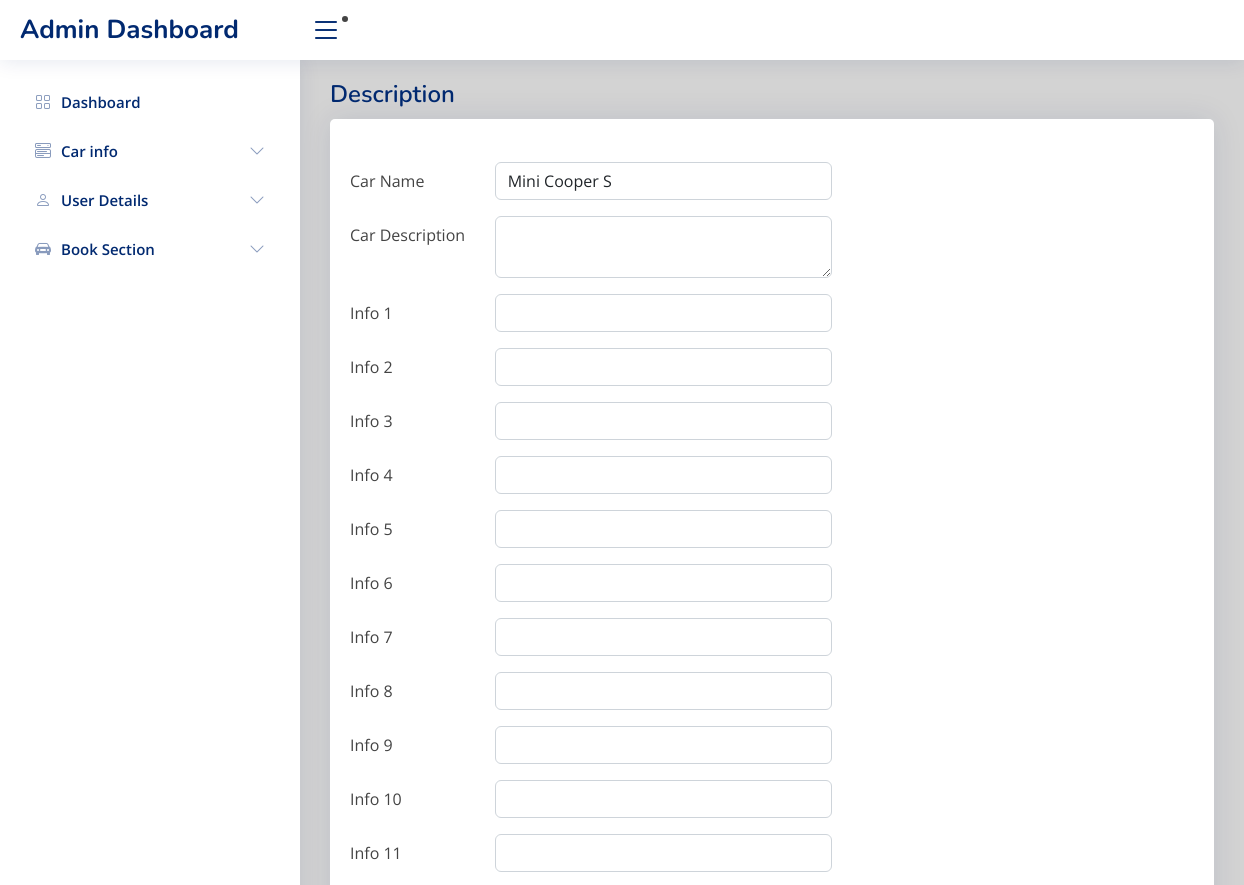
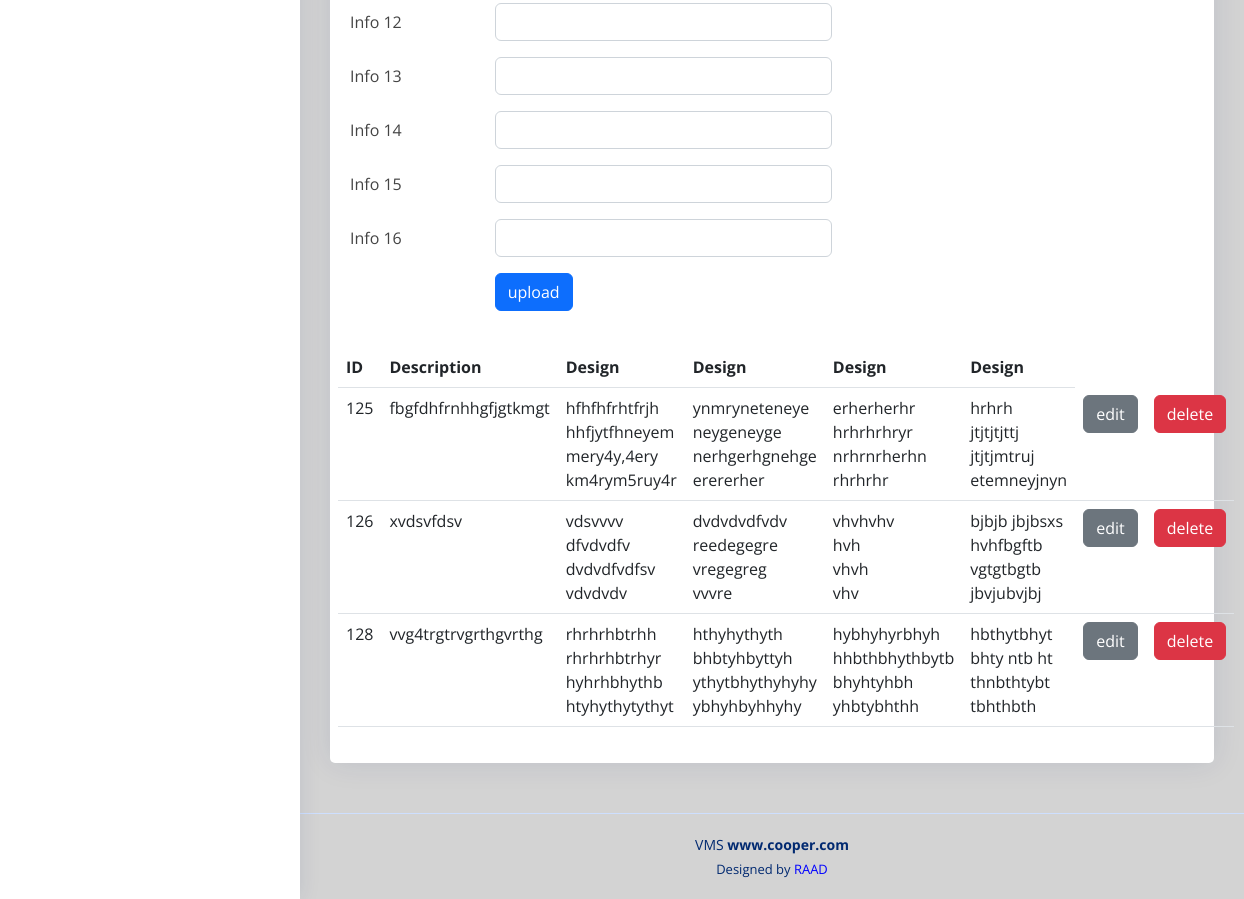
Page /Admin/carabout.php on the committed database (2 pictures, top to bottom).
### tables this page shows
CREATE TABLE IF NOT EXISTS `car_about` (
  `info_id` int(11) NOT NULL AUTO_INCREMENT,
  `car_name` varchar(600) NOT NULL,
  `info` varchar(500) NOT NULL,
  `info1` varchar(20) NOT NULL,
  `info2` varchar(20) NOT NULL,
  `info3` varchar(20) NOT NULL,
  `info4` varchar(20) NOT NULL,
  `info5` varchar(20) NOT NULL,
  `info6` varchar(20) NOT NULL,
  `info7` varchar(20) NOT NULL,
  `info8` varchar(20) NOT NULL,
  `info9` varchar(20) NOT NULL,
  `info10` varchar(20) NOT NULL,
  `info11` varchar(20) NOT NULL,
  `info12` varchar(20) NOT NULL,
  `info13` varchar(20) NOT NULL,
  `info14` varchar(20) NOT NULL,
  `info15` varchar(20) NOT NULL,
  `info16` varchar(20) NOT NULL,
  PRIMARY KEY (`info_id`)
);

### Admin/carabout.php (the view, shortened to what this page needs)
<?php
include("head.php"); ?>
<?php include("menu.php"); ?>
<main id="main" class="main">
<div class="pagetitle">
  <h1>Description</h1>
</div>
<section class="section">
      <div class="row">
        <div class="col-lg-12">
          <div class="card">
            <div class="card-body">
              <h5 class="card-title"></h5>
<form method="post">
<div class="row mb-3">
                  <label for="inputText" class="col-sm-2 col-form-label">Car Name</label>
                  <div class="col-sm-5">
                  <?php
$sql = "select * from  car_details ";
$result = $conn->query($sql);
if ($result->num_rows > 0)
{
   ?>
                  <select name="carname" class="form-control">
               <?php   while($row = $result->fetch_assoc())
    {
      ?>
        <option value="<?php  echo $row["product_id"]  ?>"><?php echo $row["product_name"];?></option>
        <?php }} ?>
    </select>
                  </div>
                </div>
                <div class="row mb-3">
                  <label for="inputText" class="col-sm-2 col-form-label">Car Description</label>
                  <div class="col-sm-5">
                  <textarea type="text" class="form-control"  name="txt_info" value=""></textarea>
                  </div>
                </div>
                 <div class="row mb-3">
                  <label for="inputText" class="col-sm-2 col-form-label">Info 1</label>
                  <div class="col-sm-5">
                    <input type="text" class="form-control"  name="txt_1" value="">
                  </div>
                </div>
                <div class="row mb-3">
                  <label for="inputText" class="col-sm-2 col-form-label">Info 2</label>
                  <div class="col-sm-5">
                  <input type="text" class="form-control"  name="txt_2" value="">
                  </div>
                </div>
                <div class="row mb-3">
                  <label for="inputText" class="col-sm-2 col-form-label">Info 3</label>
                  <div class="col-sm-5">
                  <input type="text" class="form-control"  name="txt_3" value="">
                  </div>
                </div>
                <div class="row mb-3">
                  <label for="inputText" class="col-sm-2 col-form-label">Info 4</label>
                  <div class="col-sm-5">
                  <input type="text" class="form-control"  name="txt_4" value="">
                  </div>
                </div>
                <div class="row mb-3">
                  <label for="inputText" class="col-sm-2 col-form-label">Info 5</label>
                  <div class="col-sm-5">
                  <input type="text" class="form-control"  name="txt_5" value="">
                  </div>
                </div>
                <div class="row mb-3">
                  <label for="inputText" class="col-sm-2 col-form-label">Info 6</label>
                  <div class="col-sm-5">
                    <input type="text" class="form-control"  name="txt_6" value="">
                  </div>
                </div>
                <div class="row mb-3">
                  <label for="inputText" class="col-sm-2 col-form-label">Info 7</label>
                  <div class="col-sm-5">
                  <input type="text" class="form-control"  name="txt_7" value="">
                  </div>
                </div>
                <div class="row mb-3">
                  <label for="inputText" class="col-sm-2 col-form-label">Info 8</label>
                  <div class="col-sm-5">
                  <input type="text" class="form-control"  name="txt_8" value="">
                  </div>
                </div>
                <div class="row mb-3">
                  <label for="inputText" class="col-sm-2 col-form-label">Info 9</label>
                  <div class="col-sm-5">
                  <input type="text" class="form-control"  name="txt_9" value="">
                  </div>
                </div>
                <div class="row mb-3">
                  <label for="inputText" class="col-sm-2 col-form-label">Info 10</label>
                  <div class="col-sm-5">
                  <input type="text" class="form-control"  name="txt_10" value="">
                  </div>
                </div>
                <div class="row mb-3">
                  <label for="inputText" class="col-sm-2 col-form-label">Info 11</label>
                  <div class="col-sm-5">
                    <input type="text" class="form-control"  name="txt_11" value="">
                  </div>
                </div>
                <div class="row mb-3">
                  <label for="inputText" class="col-sm-2 col-form-label">Info 12</label>
                  <div class="col-sm-5">
                  <input type="text" class="form-control"  name="txt_12" value="">
                  </div>
                </div>
                <div class="row mb-3">
                  <label for="inputText" class="col-sm-2 col-form-label">Info 13</label>
                  <div class="col-sm-5">
                  <input type="text" class="form-control"  name="txt_13" value="">
                  </div>
                </div>
                <div class="row mb-3">
                  <label for="inputText" class="col-sm-2 col-form-label">Info 14</label>
                  <div class="col-sm-5">
                  <input type="text" class="form-control"  name="txt_14" value="">
                  </div>
                </div>
                <div class="row mb-3">
                  <label for="inputText" class="col-sm-2 col-form-label">Info 15</label>
                  <div class="col-sm-5">
                  <input type="text" class="form-control"  name="txt_15" value="">
                  </div>
                </div>
                <div class="row mb-3">
                  <label for="inputText" class="col-sm-2 col-form-label">Info 16</label>
                  <div class="col-sm-5">
                    <input type="text" class="form-control"  name="txt_16" value="">
                  </div>
                </div>
                <div class="row mb-3">
                  <label class="col-sm-2 col-form-label"></label>
                  <div class="col-sm-3">
                    <button type="submit" name="submit" class="btn btn-primary"style="margin-bottom:20px;">upload</button>
                  </div>
           </div>
    </form>
    <div class="row mb-8">
<table class="table table-hover">
    <tr>
    <th>ID</th>
    <th>Description</th>
    <th>Design</th>
    <th>Design</th>
    <th>Design</th>
    <th>Design</th>
    </tr>
    <?php
$sql = "select * from  car_about";
$result = $conn->query($sql);
if ($result->num_rows > 0)
{
    while($row = $result->fetch_assoc())
    {
        ?>
           <tr>
        <td><?php echo $row["car_name"];?></td>
        <td><?php echo $row["info"];?></td>
        <td><?php echo $row["info1"];?><br>
            <?php echo $row["info2"];?><br>
            <?php echo $row["info3"];?><br>
            <?php echo $row["info4"];?></td>
        <td><?php echo $row["info5"];?><br>
            <?php echo $row["info6"];?><br>
            <?php echo $row["info7"];?><br>
            <?php echo $row["info8"];?></td>
        <td><?php echo $row["info9"];?><br>
            <?php echo $row["info10"];?><br>
            <?php echo $row["info11"];?><br>
            <?php echo $row["info12"];?></td>
       <td><?php echo $row["info13"];?><br>
           <?php echo $row["info14"];?><br>
           <?php echo $row["info15"];?><br>
           <?php echo $row["info16"];?></td>
           <td><a class="btn btn-secondary" href='<?php echo "caraboutedit.php?id=",$row["info_id"] ?>'>edit</a></td>
        <td><a class="btn btn-danger" href='<?php echo "caraboutdel.php?id=",$row["info_id"] ?>'>delete</a></td>
        </tr>
        <?php
    }
}
?>
</table>
</div>
</div>
</div>
</section>
</main>
           <?php include("foot.php"); ?>

### Admin/assets/css/style.css (style rules this page uses)
:root { scroll-behavior: smooth; }
body { font-family: "Open Sans", sans-serif; background: #f6f9ff; color: #444444; }
a { color: #4154f1; text-decoration: none; }
h1, h2, h3, h4, h5, h6 { font-family: "Nunito", sans-serif; }
#main { margin-top: 60px; padding: 20px 30px; transition: all 0.3s; }
.pagetitle { margin-bottom: 10px; }
.pagetitle h1 { font-size: 24px; margin-bottom: 0; font-weight: 600; color: #012970; }
.card { margin-bottom: 30px; border: none; border-radius: 5px; box-shadow: 0px 0 30px rgba(1, 41, 112, 0.1); }
.card-title { padding: 20px 0 15px 0; font-size: 18px; font-weight: 500; color: #012970; font-family: "Poppins", sans-serif; }
.card-body { padding: 0 20px 20px 20px; }
@media (min-width: 1200px) { #main, #footer { margin-left: 300px; } }

### Admin/menu.php (style rules this page uses)
.bod { background-color:lightgrey; }

### rows in the picture
car_about: car_name "125", info "fbgfdhfrnhhgfjgtkmgt", info1 "hfhfhfrhtfrjh", info2 "hhfjytfhneyem", info3 "mery4y,4ery", info4 "km4rym5ruy4r", info5 "ynmryneteneye", info6 "neygeneyge", info7 "nerhgerhgnehge", info8 "erererher", info9 "erherherhr", info10 "hrhrhrhryr", info11 "nrhrnrherhn", info12 "rhrhrhr", info13 "hrhrh", info14 "jtjtjtjttj", info15 "jtjtjmtruj", info16 "etemneyjnyn"
car_about: car_name "126", info "xvdsvfdsv", info1 "vdsvvvv", info2 "dfvdvdfv", info3 "dvdvdfvdfsv", info4 "vdvdvdv", info5 "dvdvdvdfvdv", info6 "reedegegre", info7 "vregegreg", info8 "vvvre", info9 "vhvhvhv", info10 "hvh", info11 "vhvh", info12 "vhv", info13 "bjbjb jbjbsxs", info14 "hvhfbgftb", info15 "vgtgtbgtb", info16 "jbvjubvjbj"
car_about: car_name "128", info "vvg4trgtrvgrthgvrthg", info1 "rhrhrhbtrhh", info2 "rhrhrhbtrhyr", info3 "hyhrhbhythb", info4 "htyhythytythyt", info5 "hthyhythyth", info6 "bhbtyhbyttyh", info7 "ythytbhythyhyhy", info8 "ybhyhbyhhyhy", info9 "hybhyhyrbhyh", info10 "hhbthbhythbytb", info11 "bhyhtyhbh", info12 "yhbtybhthh", info13 "hbthytbhyt", info14 "bhty ntb ht", info15 "thnbthtybt", info16 "tbhthbth"

### other values in the picture
form field carname "Mini Cooper S"
